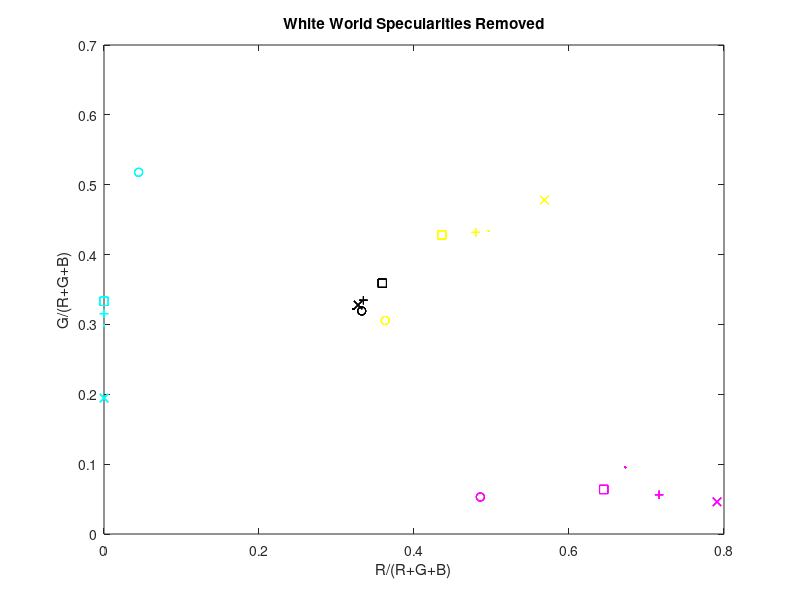

MATLAB code for this plot:
data = load('whiteWorldSpecRemoved.txt');   

styles = ['.','+','x','o','s'];
color = ['k','c','y','m'];

for i = 0:4
    for j = 0:3
        for k = 1:5
            plot(data(i * 5 + k, j * 2 + 1), data(i * 5 + k, j * 2 + 2), strcat(styles(i+1), color(j+1)))
            hold on
        end
    end
end

title('White World Specularities Removed')
xlabel('R/(R+G+B)')
ylabel('G/(R+G+B)')

hold off


